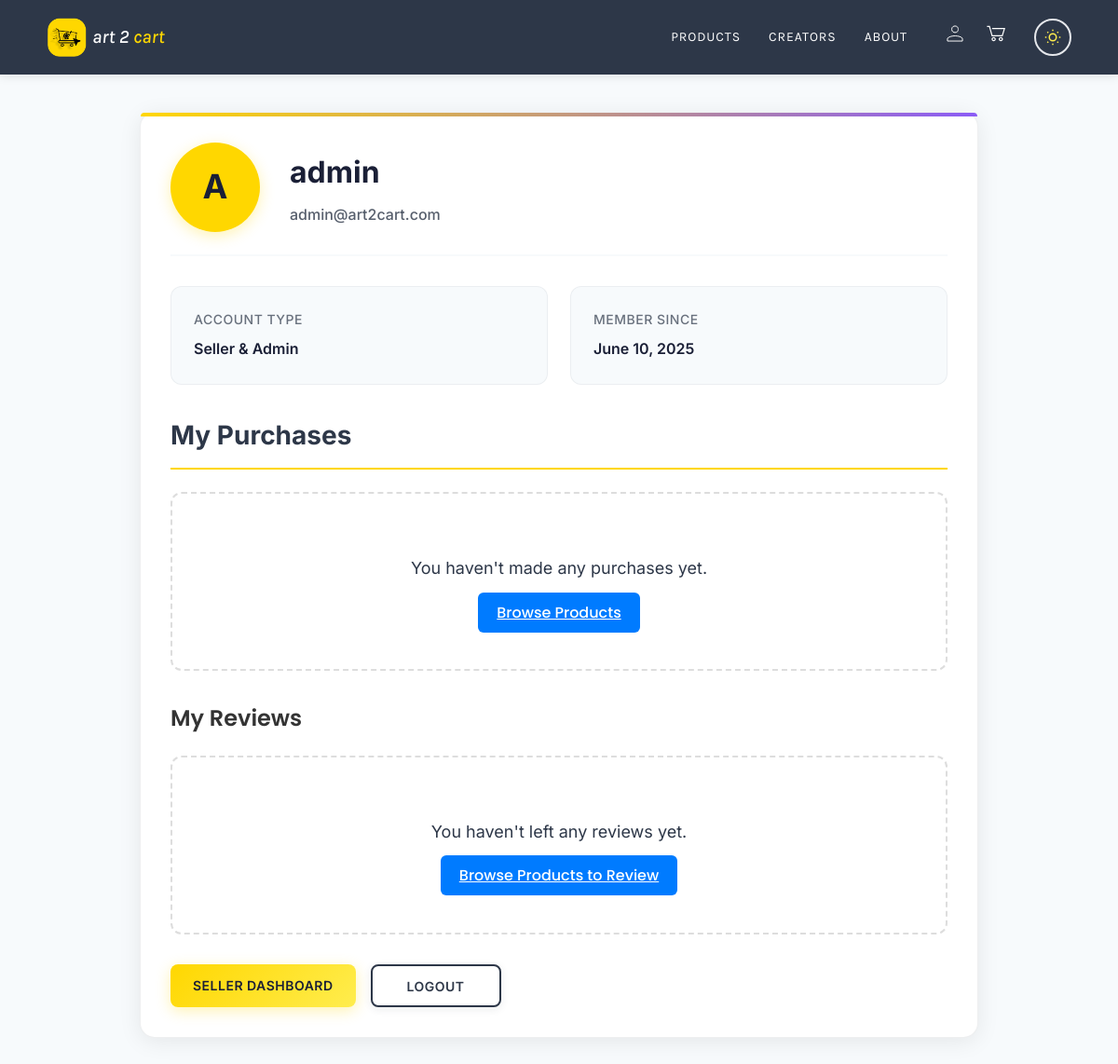
The app's page /account.php (signed in) with its own data.
### tables this page shows
CREATE TABLE `users` (
  `id` int NOT NULL AUTO_INCREMENT,
  `username` varchar(50) NOT NULL,
  `email` varchar(100) NOT NULL,
  `first_name` varchar(50) DEFAULT NULL,
  `last_name` varchar(50) DEFAULT NULL,
  `password_hash` varchar(255) NOT NULL,
  `profile_image` varchar(255) DEFAULT NULL,
  `phone` varchar(20) DEFAULT NULL,
  `email_verified` tinyint(1) DEFAULT '0',
  `status` enum('active','inactive','suspended') DEFAULT 'active',
  `created_at` timestamp NULL DEFAULT CURRENT_TIMESTAMP,
  `updated_at` timestamp NULL DEFAULT CURRENT_TIMESTAMP ON UPDATE CURRENT_TIMESTAMP,
  PRIMARY KEY (`id`),
  UNIQUE KEY `username` (`username`),
  UNIQUE KEY `email` (`email`),
  KEY `idx_users_email` (`email`),
  KEY `idx_users_username` (`username`),
  KEY `idx_users_status` (`status`),
  KEY `idx_users_created` (`created_at`)
);

### config/db.php (called while the page is built, shortened)
<?php
class Database {
    private static $instance = null;
    private $conn;
    private $host = 'localhost';
    private $db_name = 'art2cart';
    private $username = 'root';
    private $password = '';
    private function __construct() {
        try {
            $this->conn = new PDO(
                "mysql:host=$this->host;dbname=$this->db_name;charset=utf8mb4",
                $this->username,
                $this->password,
                [
                    PDO::ATTR_ERRMODE => PDO::ERRMODE_EXCEPTION,
                    PDO::ATTR_DEFAULT_FETCH_MODE => PDO::FETCH_ASSOC,
                    PDO::ATTR_EMULATE_PREPARES => false
                ]
            );
        } catch(PDOException $e) {
            error_log("Connection failed: " . $e->getMessage());
            throw new Exception("Database connection failed");
        }
    }
    public static function getInstance() {
        if (self::$instance === null) {
            self::$instance = new self();
        }
        return self::$instance;
    }
    public function getConnection() {
        return $this->conn;
    }
}
?>

### includes/User.php (called while the page is built, shortened)
<?php
require_once __DIR__ . '/../config/db.php';
class User {
    private $db;
    private $id;
    private $roles = [];
    public function __construct($userId) {
        $this->db = Database::getInstance()->getConnection();
        $this->id = $userId;
        $this->loadRoles();
    }
    private function loadRoles() {
        try {
            $stmt = $this->db->prepare("
                SELECT r.name
                FROM roles r
                JOIN user_roles ur ON r.id = ur.role_id
                WHERE ur.user_id = ?
            ");
            $stmt->execute([$this->id]);
            $roles = $stmt->fetchAll(PDO::FETCH_COLUMN);
            $this->roles = $roles;
        } catch (PDOException $e) {
            error_log("Error loading user roles: " . $e->getMessage());
            return false;
        }
    }
    public function getRoles() {
        return $this->roles;
    }
    public function getProfileInfo() {
        try {
            $stmt = $this->db->prepare("
                SELECT
                    id,
                    username,
                    email,
                    profile_image,
                    created_at
                FROM users
                WHERE id = ?
            ");
            $stmt->execute([$this->id]);
            $userInfo = $stmt->fetch(PDO::FETCH_ASSOC);
            if ($userInfo) {
                $userInfo['roles'] = $this->getRoles();
                $userInfo['avatar_letter'] = strtoupper(substr($userInfo['username'], 0, 1));
            }
            return $userInfo;
        } catch (PDOException $e) {
            error_log("Error fetching user info: " . $e->getMessage());
            return null;
        }
    }
}

### account.php (the view, shortened to what this page needs)
<?php
require_once 'config/db.php';
require_once 'includes/User.php';
$user = new User($_SESSION['user_id']);
$userInfo = $user->getProfileInfo();
$purchasedProducts = getPurchasedProducts($_SESSION['user_id']);
$productService = new ProductService();
$userRatings = $productService->getUserRatings($_SESSION['user_id']);
?>
<!DOCTYPE html>
<html lang="en">
<head>
      <link rel="stylesheet" href="static/css/var.css">
    <link rel="stylesheet" href="static/css/fonts.css">
    <link rel="stylesheet" href="static/css/template/header.css">
    <link rel="stylesheet" href="static/css/account.css">
</head>
<body>
    <?php include 'static/templates/header_new.php'; ?>
    <div class="account-container">
        <section class="profile-section">
            <div class="profile-header">
                <div class="profile-avatar">
                    <?php echo htmlspecialchars($userInfo['avatar_letter']); ?>
                </div>
                <div class="profile-info">
                    <h1><?php echo htmlspecialchars($userInfo['username']); ?></h1>
                    <p class="profile-email"><?php echo htmlspecialchars($userInfo['email']); ?></p>
                </div>
            </div>
            <div class="info-grid">
                <div class="info-card">
                    <div class="info-label">Account Type</div>
                    <div class="info-value">
                        <?php echo implode(' & ', array_map('ucfirst', $userInfo['roles'])); ?>
                    </div>
                </div>
                <div class="info-card">
                    <div class="info-label">Member Since</div>
                    <div class="info-value">
                        <?php echo date('F j, Y', strtotime($userInfo['created_at'])); ?>
                    </div>
                </div>
            </div>              <?php
            $application = null;
            ?>
            <section class="purchases-section">
                <h2>My Purchases</h2>
                <?php if (empty($purchasedProducts)): ?>                    <div class="empty-state">
                        <p>You haven't made any purchases yet.</p>
                        <a href="catalogue.php" class="btn btn-primary">Browse Products</a>
                    </div>
                <?php endif; ?>
            </section>
            <section class="reviews-section">
                <h2>My Reviews</h2>
                <?php if (empty($userRatings)): ?>
                    <div class="empty-state">
                        <p>You haven't left any reviews yet.</p>
                        <a href="catalogue.php" class="btn btn-primary">Browse Products to Review</a>
                    </div>
                <?php endif; ?>
            </section>            <div class="action-buttons">
                <?php if (!in_array('seller', $userInfo['roles']) && (!$application || $application['status'] === 'rejected')): ?>
                    <a href="<?php echo $baseUrl; ?>auth/become_seller.php" class="action-btn primary-btn">Become a Seller</a>
                <?php elseif (in_array('seller', $userInfo['roles'])): ?>
                    <a href="<?php echo $baseUrl; ?>seller/dashboard.php" class="action-btn primary-btn">Seller Dashboard</a>
                <?php endif; ?>
                <button onclick="location.href='<?php echo $baseUrl; ?>auth/logout.php'" class="action-btn secondary-btn">Logout</button>
            </div>        </section>
    </div>
</body>
</html>

### static/css/var.css (style rules this page uses)
:root, [data-theme="light"], [data-variable-collection-mode="mode-1"] { --accent-1: #ffd700; --accent-2: #ff6b6b; --primary-2: #2d3748; --primary-1: #1a1f36; --neutral-1: #ffffff; --neutral-2: #f7fafc; --supporting-1: #8b5cf6; --supporting-2: #14b8a6; --bg-primary: #ffffff; --bg-secondary: #f8f9fa; --bg-tertiary: #e9ecef; --text-primary: #000000; --text-secondary: #6b7280; --text-muted: #9ca3af; --border-primary: #e5e7eb; --border-secondary: #d1d5db; --shadow-light: rgba(0, 0, 0, 0.05); --shadow-medium: rgba(0, 0, 0, 0.1); --shadow-heavy: rgba(0, 0, 0, 0.25); --card-bg: #ffffff; --input-bg: #ffffff; --hero-overlay: rgba(0, 0, 0, 0.3); }

### static/css/account.css (style rules this page uses)
body { font-family: var(--font-inter), sans-serif; margin: 0; padding: 0; background-color: var(--neutral-2); color: var(--primary-2); line-height: 1.6; }
.account-container { max-width: 900px; margin: 40px auto; padding: 0 24px; animation: fadeInUp 0.6s ease-out; }
.profile-section { background: var(--neutral-1); border-radius: 16px; padding: 32px; margin-top: 120px; margin-bottom: 32px; box-shadow: 0 4px 24px rgba(0, 0, 0, 0.08); border: 1px solid rgba(45, 55, 72, 0.08); transition: all 0.3s cubic-bezier(0.4, 0, 0.2, 1); position: relative; }
.profile-section::before { content: ''; position: absolute; top: 0; left: 0; right: 0; height: 4px; background: linear-gradient(90deg, var(--accent-1), var(--supporting-1)); border-radius: 16px 16px 0 0; }
.profile-header { display: flex; align-items: center; margin-bottom: 32px; padding-bottom: 24px; border-bottom: 2px solid var(--neutral-2); }
.profile-avatar { width: 96px; height: 96px; border-radius: 50%; background: var(--accent-1); display: flex; align-items: center; justify-content: center; font-size: 36px; font-weight: var(--font-weight-bold); margin-right: 32px; color: var(--primary-1); box-shadow: 0 4px 16px rgba(255, 215, 0, 0.3); transition: all 0.3s ease; }
.profile-info h1 { margin: 0 0 8px; font-size: 32px; font-weight: var(--font-weight-bold); color: var(--primary-1); font-family: var(--font-inter); }
.profile-email { color: var(--primary-2); margin: 0; font-size: 16px; font-weight: var(--font-weight-medium); opacity: 0.8; }
.info-grid { display: grid; grid-template-columns: repeat(auto-fit, minmax(280px, 1fr)); gap: 24px; margin-top: 32px; }
.info-card { background: var(--neutral-2); padding: 24px; border-radius: 12px; border: 1px solid rgba(45, 55, 72, 0.06); transition: all 0.3s cubic-bezier(0.4, 0, 0.2, 1); position: relative; overflow: hidden; }
.info-card::before { content: ''; position: absolute; top: 0; left: 0; right: 0; height: 3px; background: linear-gradient(90deg, var(--accent-1), var(--supporting-1)); transform: scaleX(0); transition: transform 0.3s ease; }
.info-label { font-size: 14px; color: var(--primary-2); margin-bottom: 8px; font-weight: var(--font-weight-medium); text-transform: uppercase; letter-spacing: 0.5px; opacity: 0.7; }
.info-value { font-weight: var(--font-weight-semibold); font-size: 16px; color: var(--primary-1); }
.action-buttons { display: flex; gap: 16px; margin-top: 32px; flex-wrap: wrap; }
.action-btn { padding: 12px 24px; border: none; border-radius: 8px; cursor: pointer; font-weight: var(--font-weight-semibold); font-family: var(--font-inter); font-size: 14px; text-decoration: none; display: inline-flex; align-items: center; justify-content: center; transition: all 0.3s cubic-bezier(0.4, 0, 0.2, 1); text-transform: uppercase; letter-spacing: 0.5px; min-width: 140px; }
.primary-btn { background: linear-gradient(135deg, var(--accent-1), #ffed4e); color: var(--primary-1); box-shadow: 0 4px 16px rgba(255, 215, 0, 0.3); }
.secondary-btn { background: var(--neutral-1); color: var(--primary-2); border: 2px solid var(--primary-2); box-shadow: 0 2px 8px rgba(45, 55, 72, 0.1); }
.purchases-section { margin: 32px 0; }
.purchases-section h2 { font-size: 28px; font-weight: 700; color: var(--primary-2); margin-bottom: 24px; border-bottom: 2px solid var(--accent-1); padding-bottom: 12px; }
.empty-state { text-align: center; padding: 48px 24px; background: var(--neutral-1); border-radius: 12px; border: 2px dashed #ddd; }
.empty-state p { font-size: 18px; color: var(--neutral-5); margin-bottom: 20px; }

### records on screen
users: username "admin", email "admin@art2cart.com", created_at "June 10, 2025"

### other values on screen
$userInfo['avatar_letter'] "A"
implode(' & ', array_map('ucfirst', $userInfo['roles'])) "Seller & Admin"
